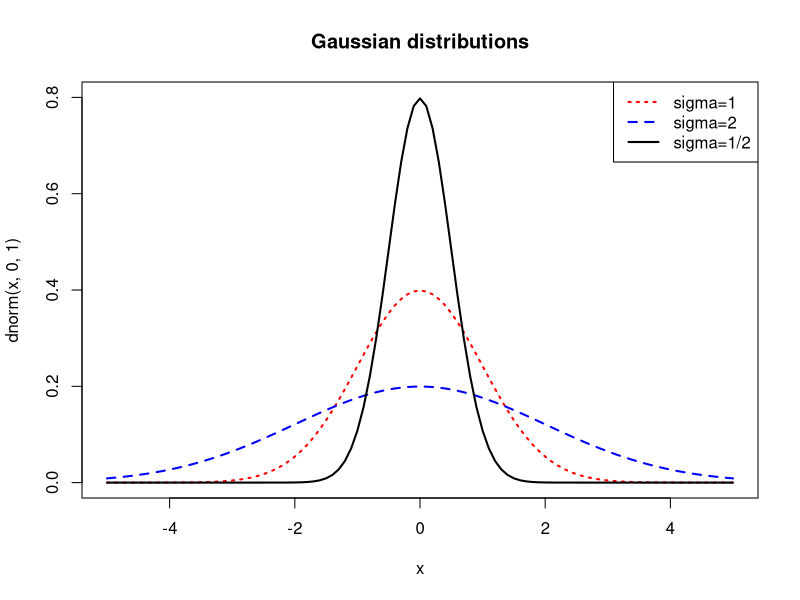

This figure's R source:
curve(dnorm(x,0,1), xlim=c(-5,5), ylim=c(0,.8),col='red', lwd=2, lty=3)
curve(dnorm(x,0,2),add= T, col='blue',lwd=2,lty=2)
curve(dnorm(x,0,0.5),add=T,lwd=2,lty=1)
title(main="Gaussian distributions")
legend(par('usr')[2],par('usr')[4],xjust=1,c('sigma=1','sigma=2','sigma=1/2'),lwd=c(2,2,2),lty=c(3,2,1),col=c('red','blue',par('fg')))
